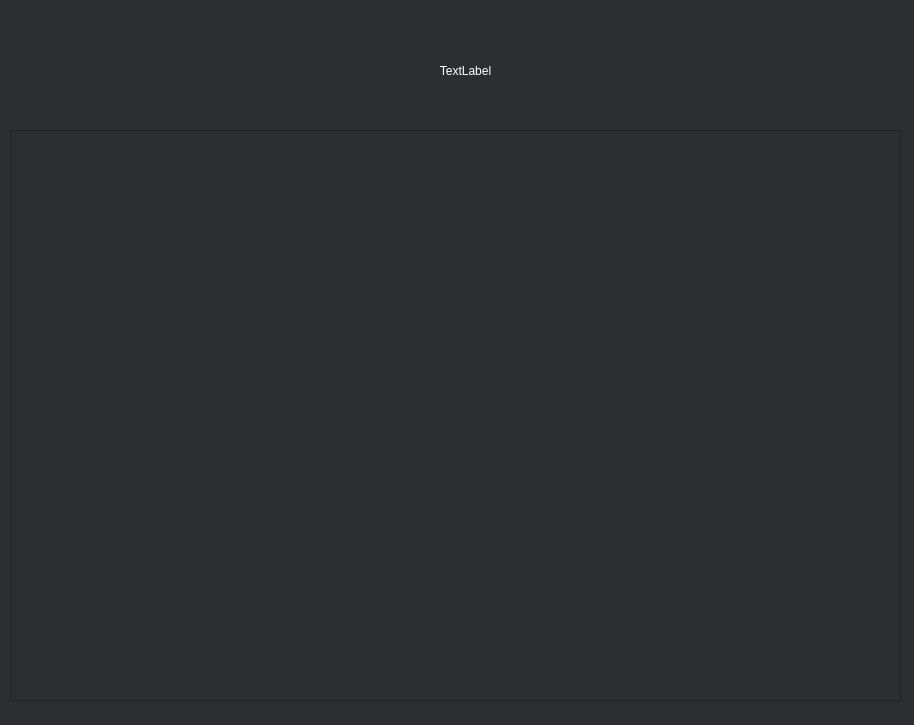
<?xml version="1.0" encoding="UTF-8"?>
<ui version="4.0">
 <class>Form</class>
 <widget class="QWidget" name="Form">
  <property name="geometry">
   <rect>
    <x>0</x>
    <y>0</y>
    <width>914</width>
    <height>725</height>
   </rect>
  </property>
  <property name="windowTitle">
   <string>Form</string>
  </property>
  <property name="styleSheet">
   <string notr="true">background-color: rgb(45, 46, 49);</string>
  </property>
  <widget class="QTableWidget" name="tableWidget">
   <property name="geometry">
    <rect>
     <x>10</x>
     <y>130</y>
     <width>891</width>
     <height>571</height>
    </rect>
   </property>
  </widget>
  <widget class="QLabel" name="label">
   <property name="geometry">
    <rect>
     <x>340</x>
     <y>40</y>
     <width>251</width>
     <height>61</height>
    </rect>
   </property>
   <property name="styleSheet">
    <string notr="true">font: 20pt &quot;Sitka Small&quot;;
color: rgb(255, 255, 255);</string>
   </property>
   <property name="text">
    <string>TextLabel</string>
   </property>
   <property name="alignment">
    <set>Qt::AlignCenter</set>
   </property>
  </widget>
 </widget>
 <resources/>
 <connections/>
</ui>
